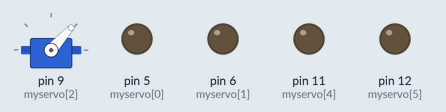
The sketch below on a simulated Arduino Uno, built with avr-gcc and run on an emulated ATmega328P. Parts: servo, output pins drawn as LEDs (lit = HIGH). Random numbers use the default seed unless the sketch sets one.

Above: at 0.15 s.
At 10.56 s:
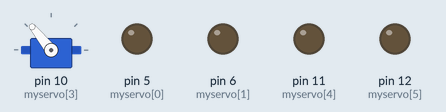
At 19.15 s:
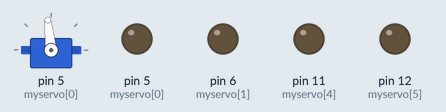
At 38.19 s:
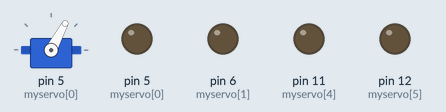
Timing chart, 0 to 40.0 s (numbered marks = the images above):
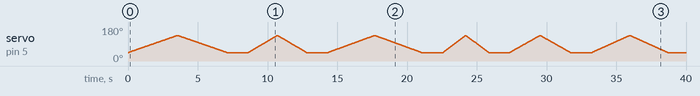

The sketch:

lamp.ino
```cpp
/*
 * Cade, Cahalan, Ethan Frazin, Bennett Shaeffer
 * A lamp with 6 independently moving triangles, forming a hexagon
 * Sides of the hexagon are chosen at random, as well as their timing, to give it a little more of an organic feel
 */

#include <Servo.h>
Servo servo;

int myservo[] = {
  5, 6, 9, 10, 11, 12
};             // an array of pin numbers to which LEDs are attached
int pinCount = 6; // six servos
int pos = 0;    // variable to store the servo position
int currentPin;
int timer = 100;

void setup() {
  for (int thisPin = 0; thisPin < pinCount; thisPin++) {
    pinMode(myservo[thisPin], OUTPUT);    //initializes all the pins

}
}
void loop() {
  currentPin = random(0, 5);    //choses a random pin out of the array
  timer = random(15, 40);       //choses a random time delay
  servo.attach(myservo[currentPin]);
  for (pos = 45; pos <= 135; pos += 1) { // goes from 45 degrees to 135 degrees
    // in steps of 1 degree
    servo.write(pos);              // tell servo to go to position in variable 'pos'
    delay(timer);                  // waits a random amount for the servo to reach the position
  }
  for (pos = 135; pos >= 45; pos -= 1) { // goes from 135 degrees to 45 degrees
    servo.write(pos);              // tell servo to go to position in variable 'pos'
    delay(timer);                  // waits the same random time for the servo to reach the position
  }
  delay(1500);      //waits some time between movements


}
```
